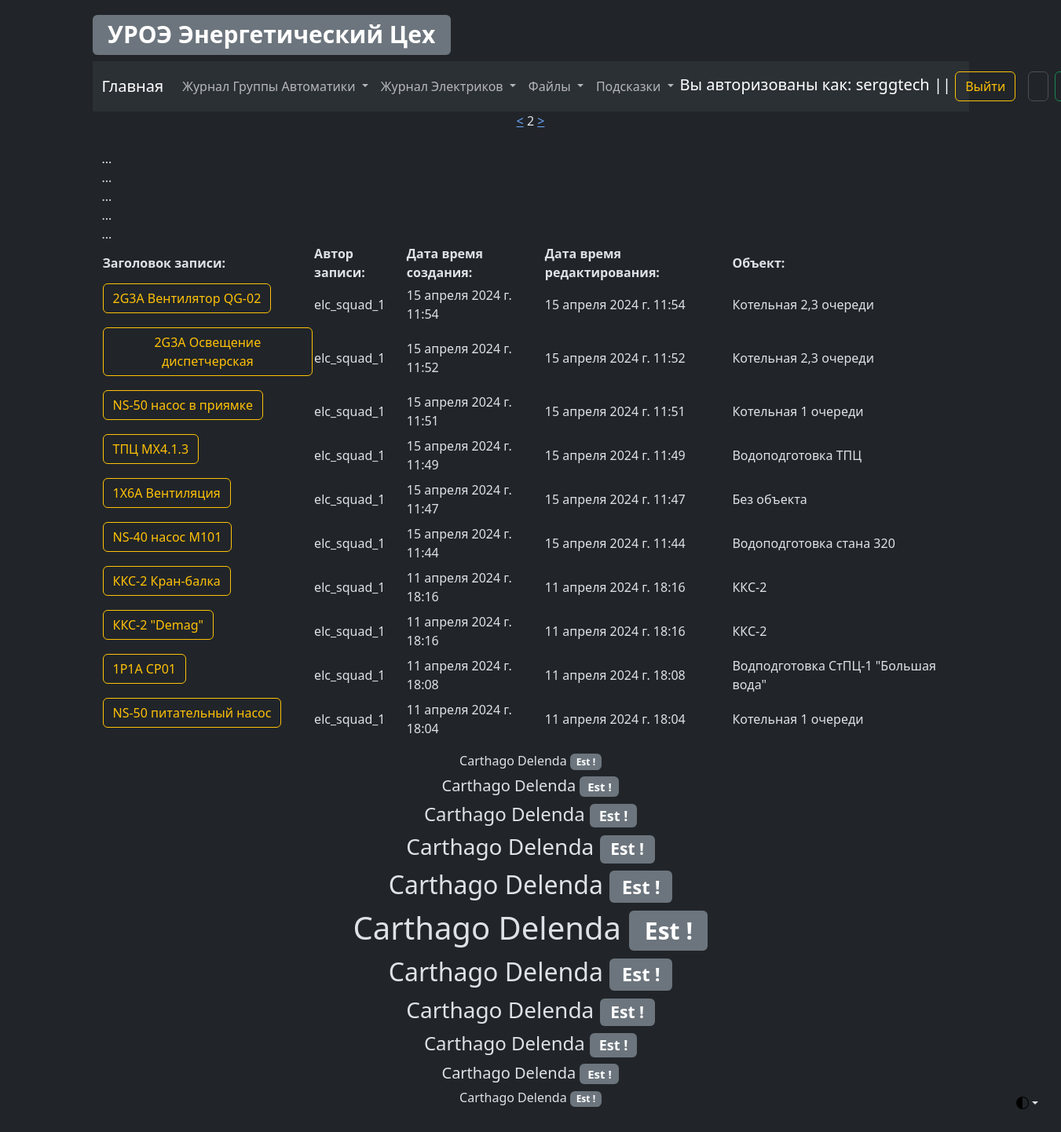
/elc/elc_log_view?page=2 (signed in), run on the app's committed database.
### elc/models.py (models this page shows, shortened)
class ElcLog(models.Model):
    record_text_title = models.CharField(
        verbose_name="Заголовок записи", max_length=100
    )
    record_text_full = models.TextField(verbose_name="Текст записи", max_length=9999)
    record_author = models.CharField(verbose_name="Автор записи", max_length=100)
    record_data_create = models.DateTimeField(
        verbose_name="Дата создания записи", auto_now_add=True, editable=False
    )
    record_data_update = models.DateTimeField(
        verbose_name="Дата редактирования записи", auto_now=True, editable=False
    )
    record_object = models.ForeignKey(
        EncObject,
        related_name="elc_log_object",
        on_delete=models.CASCADE,
        blank=True,
        verbose_name="Объект",
    )
    record_electrical_room = models.ForeignKey(
        EncElectricalRoom,
        related_name="elc_log_electrical_room",
        on_delete=models.CASCADE,
        blank=True,
        verbose_name="Электропомещение",
    )
    record_mechanism = models.ForeignKey(
        EncMechanism,
        related_name="elc_log_mechanism",
        on_delete=models.CASCADE,
        blank=True,
        verbose_name="Механизм",
    )
    class Meta:
        verbose_name = "Запись Элекриков"
        verbose_name_plural = "Записи Элекриков"

### Enc_object/models.py (models this page shows, shortened)
class EncObject(models.Model):
    title = models.CharField(verbose_name="Объект", max_length=100)
    title_description = models.CharField(
        verbose_name="Описание объекта", max_length=100
    )
    slug = models.SlugField(max_length=50, unique=True)
    def __str__(self):
        return f"{self.title}"
    class Meta:
        verbose_name = "Объект"
        verbose_name_plural = "Объекты"

### elc/views.py (the view)
# urls.py: path("elc_log_view", elc_log_view, name="elc_log_view"),
def elc_log_view(request):
    all_electrical_log = ElcLog.objects.order_by("-id")[:10]
    posts = ElcLog.objects.all()  # fetching all post objects from database
    p = Paginator(posts, 5)  # creating a paginator object
    page_number = request.GET.get("page")
    try:
        page_obj = p.get_page(page_number)  # returns the desired page object
    except PageNotAnInteger:
        page_obj = p.page(1)
    except EmptyPage:
        page_obj = p.page(p.num_pages)
    context = {"page_obj": page_obj}
    return render(
        request,
        template_name="elc/log/log_view.html",
        context={
            "title": "Просмотр журнала Электриков",
            "all_electrical_log": all_electrical_log,
            "page_obj": page_obj,
            "context": context,
        },
    )

### elc/templates/elc/log/log_view.html (shortened to what this page needs)
{% extends 'template_0.html' %}
{% block electrical_log_view %}
<center>
    {%if page_obj.has_previous %}
    <a href="?page={{page_obj.previous_page_number}}"><</a>
    {% endif %}
    <span>{{page_obj.number}}</span>
    {%if page_obj.has_next %}
    <a href="?page={{page_obj.next_page_number}}">></a>
    {% endif %}
</center>
<table align="center" width="100%">
    <tr>
        <th>Заголовок записи:</th>
        <th>Автор записи:</th>
        <th>Дата время создания:</th>
        <th>Дата время редактирования:</th>
        <th>Объект:</th>
        {% for contact in page_obj %}
        {{ contact.full_name|upper }}<br>
        {% endfor %}
    </tr>
    {% for record in all_electrical_log %}
    <tr>
        <td>
            <p class="d-inline-flex gap-1">
                <a aria-controls="collapseExample{{ record.id }}" aria-expanded="false" class="btn btn-outline-warning"
                   data-bs-toggle="collapse" href="#collapseExample{{ record.id }}" role="button">
                    {{ record.record_text_title | safe | slice:32 }}
                </a>
            </p>
        </td>
        <td>{{ record.record_author }}</td>
        <td>{{ record.record_data_create }}</td>
        <td>{{ record.record_data_update }}</td>
        <td>{{ record.record_object }}</td>
    </tr>
    {% endfor %}
</table>
{% endblock %}

### templates/template_0.html (shortened to what this page needs)
{% load static %}
<!DOCTYPE html>
<html data-bs-theme="dark" lang="en">
<head>
    <link href="{% static 'css/bootstrap.min.css' %}" rel="stylesheet">
</head>
<body class="p-3 m-0 border-0 bd-example m-0 border-0">
<div class="dropdown position-fixed bottom-0 end-0 mb-3 me-3 bd-mode-toggle">
    <button aria-expanded="false"
            aria-label="Toggle theme (auto)"
            class="btn btn-bd-primary py-2 dropdown-toggle d-flex align-items-center"
            data-bs-toggle="dropdown"
            id="bd-theme"
            type="button">
        <svg class="bi my-1 theme-icon-active" height="1em" width="1em">
            <use href="#circle-half"></use>
        </svg>
    </button>
</div>
<main class="container">
    <a href="{% url 'main_page' %}"><h1><span class="badge bg-secondary">УРОЭ Энергетический Цех</span></h1></a>
    <nav class="navbar navbar-expand-lg bg-body-tertiary">
        <div class="container-fluid">
            <a class="navbar-brand" href="{% url 'main_page' %}">Главная</a>
            <div class="collapse navbar-collapse" id="navbarSupportedContent">
                <ul class="navbar-nav me-auto mb-2 mb-lg-0">
                    <li class="nav-item dropdown">
                        <a aria-expanded="false" class="nav-link dropdown-toggle" data-bs-toggle="dropdown" href="#"
                           role="button">
                            Журнал Группы Автоматики
                        </a>
                    </li>
                    <li class="nav-item dropdown">
                        <a aria-expanded="false" class="nav-link dropdown-toggle" data-bs-toggle="dropdown" href="#"
                           role="button">
                            Журнал Электриков
                        </a>
                    </li>
                    <li class="nav-item dropdown">
                        <a aria-expanded="false" class="nav-link dropdown-toggle" data-bs-toggle="dropdown" href="#"
                           role="button">
                            Файлы
                        </a>
                    </li>
                    <li class="nav-item dropdown">
                        <a aria-expanded="false" class="nav-link dropdown-toggle" data-bs-toggle="dropdown" href="#"
                           role="button">
                            Подсказки
                        </a>
                    </li>
                </ul>
                <div>
                    {% if request.user.is_authenticated %}
                    <div class="navbar-brand">
                        Вы авторизованы как: {{ request.user }} || <a class="btn btn-outline-warning"
                                                                      href="{% url 'logout' %}">Выйти</a>
                    </div>
                    {% else %}
                    <div class="navbar-brand">
                        Вы авторизованы как: Гость || <a class="btn btn-outline-danger"
                                                         href="{% url 'login' %}">Войти</a>
                    </div>
                    {% endif %}
                </div>
                <form action="{% url 'as_search_results' %}" class="d-flex" method="get" role="search">
                    <input aria-label="Search" class="form-control me-2" name="search" placeholder="Search"
                           type="search">
                    <button class="btn btn-outline-success" type="submit">Поиск</button>
                </form>
            </div>
        </div>
    </nav>
    <div class="container">
        {% if request.user.is_authenticated %}
        {% block electrical_log_view %} {% endblock %}
        {% else %}
        {% block user_login %} {% endblock %}
        {% endif %}
        <div align="center" data-width="100%">
            <p>
            <h6>Carthago Delenda <span class="badge bg-secondary">Est !</span></h6>
            <h5>Carthago Delenda <span class="badge bg-secondary">Est !</span></h5>
            <h4>Carthago Delenda <span class="badge bg-secondary">Est !</span></h4>
            <h3>Carthago Delenda <span class="badge bg-secondary">Est !</span></h3>
            <h2>Carthago Delenda <span class="badge bg-secondary">Est !</span></h2>
            <h1>Carthago Delenda <span class="badge bg-secondary">Est !</span></h1>
            <h2>Carthago Delenda <span class="badge bg-secondary">Est !</span></h2>
            <h3>Carthago Delenda <span class="badge bg-secondary">Est !</span></h3>
            <h4>Carthago Delenda <span class="badge bg-secondary">Est !</span></h4>
            <h5>Carthago Delenda <span class="badge bg-secondary">Est !</span></h5>
            <h6>Carthago Delenda <span class="badge bg-secondary">Est !</span></h6>
            </p>
        </div>
    </div>
</main>
</body>
</html>

### data on the page
ElcLog: record_text_title "2G3A Вентилятор QG-02", record_author "elc_squad_1", record_data_create "15 апреля 2024 г. 11:54", record_data_update "15 апреля 2024 г. 11:54", record_object "Котельная 2,3 очереди"
ElcLog: record_text_title "2G3A Освещение диспетчерская", record_author "elc_squad_1", record_data_create "15 апреля 2024 г. 11:52", record_data_update "15 апреля 2024 г. 11:52", record_object "Котельная 2,3 очереди"
ElcLog: record_text_title "NS-50 насос в приямке", record_author "elc_squad_1", record_data_create "15 апреля 2024 г. 11:51", record_data_update "15 апреля 2024 г. 11:51", record_object "Котельная 1 очереди"
ElcLog: record_text_title "ТПЦ MX4.1.3", record_author "elc_squad_1", record_data_create "15 апреля 2024 г. 11:49", record_data_update "15 апреля 2024 г. 11:49", record_object "Водоподготовка ТПЦ"
ElcLog: record_text_title "1X6A Вентиляция", record_author "elc_squad_1", record_data_create "15 апреля 2024 г. 11:47", record_data_update "15 апреля 2024 г. 11:47", record_object "Без объекта"
ElcLog: record_text_title "NS-40 насос М101", record_author "elc_squad_1", record_data_create "15 апреля 2024 г. 11:44", record_data_update "15 апреля 2024 г. 11:44", record_object "Водоподготовка стана 320"
ElcLog: record_text_title "ККС-2 Кран-балка", record_author "elc_squad_1", record_data_create "11 апреля 2024 г. 18:16", record_data_update "11 апреля 2024 г. 18:16", record_object "ККС-2"
ElcLog: record_text_title "ККС-2 \"Demag\"", record_author "elc_squad_1", record_data_create "11 апреля 2024 г. 18:16", record_data_update "11 апреля 2024 г. 18:16", record_object "ККС-2"
ElcLog: record_text_title "1P1A CP01", record_author "elc_squad_1", record_data_create "11 апреля 2024 г. 18:08", record_data_update "11 апреля 2024 г. 18:08", record_object "Водподготовка СтПЦ-1 \"Большая вода\""
ElcLog: record_text_title "NS-50 питательный насос", record_author "elc_squad_1", record_data_create "11 апреля 2024 г. 18:04", record_data_update "11 апреля 2024 г. 18:04", record_object "Котельная 1 очереди"

### other printed values
{{ request.user }} "serggtech"
{{ page_obj.number }} "2"
